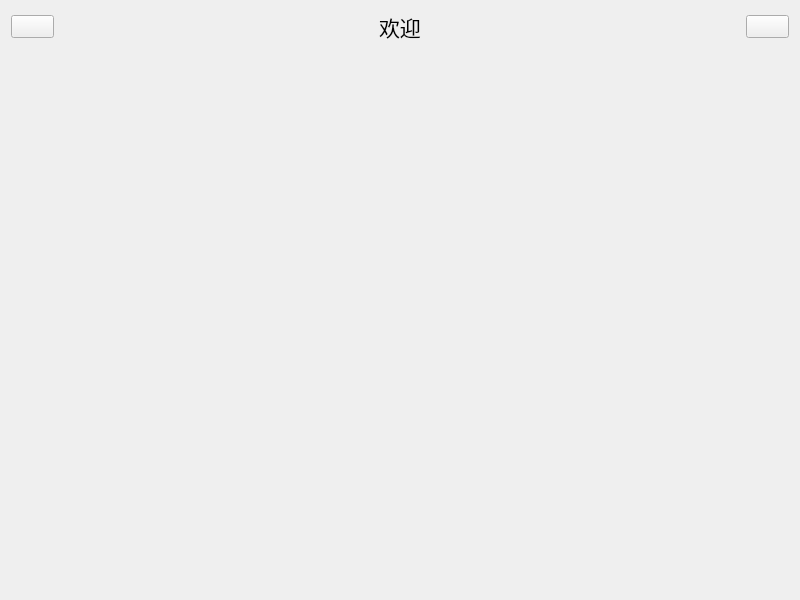
<?xml version="1.0" encoding="UTF-8"?>
<ui version="4.0">
 <class>MasterView</class>
 <widget class="QWidget" name="MasterView">
  <property name="enabled">
   <bool>true</bool>
  </property>
  <property name="geometry">
   <rect>
    <x>0</x>
    <y>0</y>
    <width>800</width>
    <height>600</height>
   </rect>
  </property>
  <property name="windowTitle">
   <string>MasterView</string>
  </property>
  <layout class="QVBoxLayout" name="verticalLayout">
   <item>
    <layout class="QHBoxLayout" name="horizontalLayout">
     <item>
      <widget class="QPushButton" name="btBack">
       <property name="font">
        <font>
         <pointsize>10</pointsize>
        </font>
       </property>
       <property name="styleSheet">
        <string notr="true"/>
       </property>
       <property name="text">
        <string/>
       </property>
       <property name="icon">
        <iconset resource="lab3.qrc">
         <normaloff>:/img/return.png</normaloff>:/img/return.png</iconset>
       </property>
      </widget>
     </item>
     <item>
      <spacer name="horizontalSpacer">
       <property name="orientation">
        <enum>Qt::Orientation::Horizontal</enum>
       </property>
       <property name="sizeHint" stdset="0">
        <size>
         <width>40</width>
         <height>20</height>
        </size>
       </property>
      </spacer>
     </item>
     <item>
      <widget class="QLabel" name="labelTitle">
       <property name="font">
        <font>
         <pointsize>16</pointsize>
        </font>
       </property>
       <property name="text">
        <string>欢迎</string>
       </property>
      </widget>
     </item>
     <item>
      <spacer name="horizontalSpacer_2">
       <property name="orientation">
        <enum>Qt::Orientation::Horizontal</enum>
       </property>
       <property name="sizeHint" stdset="0">
        <size>
         <width>40</width>
         <height>20</height>
        </size>
       </property>
      </spacer>
     </item>
     <item>
      <widget class="QPushButton" name="btLogout">
       <property name="font">
        <font>
         <pointsize>10</pointsize>
        </font>
       </property>
       <property name="styleSheet">
        <string notr="true"/>
       </property>
       <property name="text">
        <string/>
       </property>
       <property name="icon">
        <iconset resource="lab3.qrc">
         <normaloff>:/img/log-out.png</normaloff>:/img/log-out.png</iconset>
       </property>
      </widget>
     </item>
    </layout>
   </item>
   <item>
    <widget class="QStackedWidget" name="stackedWidget"/>
   </item>
  </layout>
 </widget>
 <resources>
  <include location="lab3.qrc"/>
 </resources>
 <connections/>
</ui>
